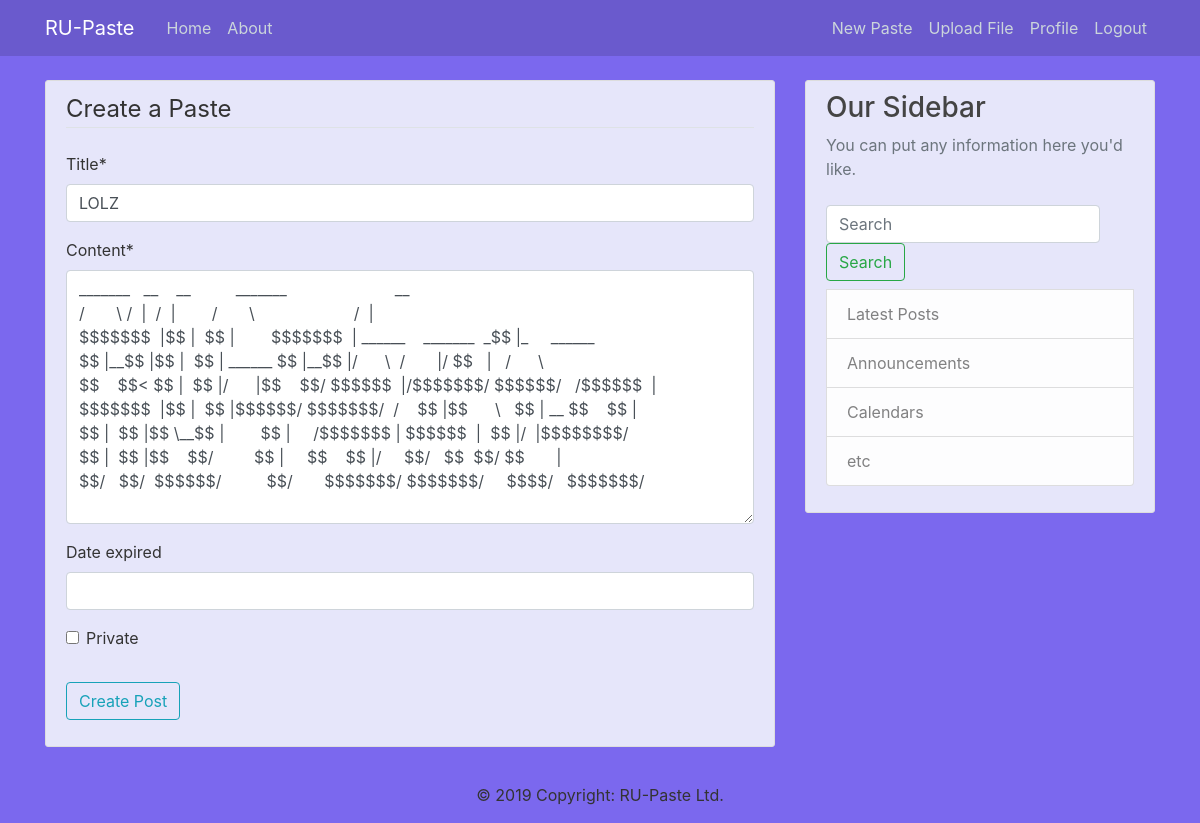
The app's page /post/28/update/ (signed in) with its own data.
### blog/models.py (models this page shows, shortened)
class Post(models.Model):
    title = models.CharField(max_length=100)
    content = models.TextField()
    date_posted = models.DateTimeField(default=timezone.now)
    date_expired = models.DateTimeField( blank=True, null=True)
    private = models.BooleanField(default=False)
    author = models.ForeignKey(User, on_delete=models.CASCADE)

### blog/views.py (the view, shortened to what this page needs)
# urls.py: path('post/<int:pk>/update/', PostUpdateView.as_view(), name='post-update'),
class PostUpdateView(LoginRequiredMixin, UserPassesTestMixin, UpdateView):
    model = Post
    fields = ['title', 'content', 'date_expired', 'private']
    def test_func(self):
        post = self.get_object()
        if self.request.user == post.author:
            return True
        return False

### blog/templates/blog/post_form.html (shortened to what this page needs)
{% extends "blog/base.html" %}
{% load crispy_forms_tags %}
{% block content %}
   <div class="content-section">
       <form method="POST">
           <fieldset class="form-group">
               <legend class="border-bottom mb-4">Create a Paste</legend>
               {{ form|crispy }}
           </fieldset>
           <div class="form-group">
               <button class="btn btn-outline-info" type="submit">Create Post</button>
           </div>
       </form>
   </div>
{% endblock content%}

### blog/static/blog/main.css (style rules this page uses)
body { background: #7B68EE; color: #333333; margin-top: 5rem; }
.content-section { background: #E6E6FA; padding: 10px 20px; border: 1px solid #dddddd; border-radius: 3px; margin-bottom: 20px; }

### records on screen
Post: title "LOLZ", content "_______ __ __ _______ __ / \\ / | / | / \\ / | $$$$$$$ |$$ | $$ | $$$$$$$ | ______ _______ _$$ |_ ______ $$ |__$$ |$$ | $$ | ______ $$ |__$$ |/ \\ / |/ $$ | / \\ $$ $$< $$ | $$ |/ |$$ $$/ $$$$$$ |/$$$$$$$/ $$$$$$/ /$$$$$$ | $$$$$$$ |$$ | $$ |$$$$$$/ $$$$$$$/ / $$ |$$ \\ $$ | __ $$ $$ | $$ | $$ |$$ \\__$$ | $$ | /$$$$$$$ | $$$$$$ | $$ |/ |$$$$$$$$/ $$ | $$ |$$ $$/ $$ | $$ $$ |/ $$/ $$ $$/ $$ | $$/ $$/ $$$$$$/ $$/ $$$$$$$/ $$$$$$$/ $$$$/ $$$$$$$/"
